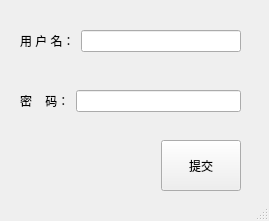
<?xml version="1.0" encoding="UTF-8"?>
<ui version="4.0">
 <class>MainWindow</class>
 <widget class="QMainWindow" name="MainWindow">
  <property name="geometry">
   <rect>
    <x>0</x>
    <y>0</y>
    <width>269</width>
    <height>221</height>
   </rect>
  </property>
  <property name="windowTitle">
   <string>MainWindow</string>
  </property>
  <widget class="QWidget" name="centralwidget">
   <widget class="QWidget" name="">
    <property name="geometry">
     <rect>
      <x>20</x>
      <y>30</y>
      <width>221</width>
      <height>22</height>
     </rect>
    </property>
    <layout class="QHBoxLayout" name="horizontalLayout">
     <item>
      <widget class="QLabel" name="label">
       <property name="text">
        <string>用 户 名：</string>
       </property>
      </widget>
     </item>
     <item>
      <widget class="QLineEdit" name="usernameEdit"/>
     </item>
    </layout>
   </widget>
   <widget class="QWidget" name="">
    <property name="geometry">
     <rect>
      <x>20</x>
      <y>90</y>
      <width>221</width>
      <height>22</height>
     </rect>
    </property>
    <layout class="QHBoxLayout" name="horizontalLayout_2">
     <item>
      <widget class="QLabel" name="label_2">
       <property name="text">
        <string>密    码：</string>
       </property>
      </widget>
     </item>
     <item>
      <widget class="QLineEdit" name="pwdEdit"/>
     </item>
    </layout>
   </widget>
   <widget class="QWidget" name="">
    <property name="geometry">
     <rect>
      <x>20</x>
      <y>140</y>
      <width>221</width>
      <height>51</height>
     </rect>
    </property>
    <layout class="QHBoxLayout" name="horizontalLayout_4">
     <item>
      <spacer name="horizontalSpacer">
       <property name="orientation">
        <enum>Qt::Horizontal</enum>
       </property>
       <property name="sizeHint" stdset="0">
        <size>
         <width>40</width>
         <height>20</height>
        </size>
       </property>
      </spacer>
     </item>
     <item>
      <widget class="QPushButton" name="pushButton">
       <property name="sizePolicy">
        <sizepolicy hsizetype="Minimum" vsizetype="Expanding">
         <horstretch>0</horstretch>
         <verstretch>0</verstretch>
        </sizepolicy>
       </property>
       <property name="text">
        <string>提交</string>
       </property>
      </widget>
     </item>
    </layout>
   </widget>
  </widget>
  <widget class="QStatusBar" name="statusbar"/>
 </widget>
 <resources/>
 <connections/>
</ui>
